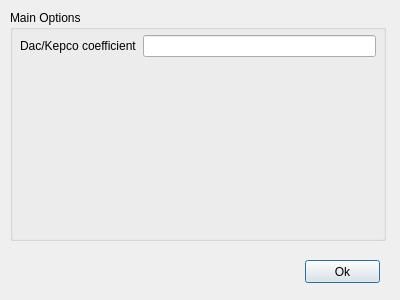
<?xml version="1.0" encoding="UTF-8"?>
<ui version="4.0">
 <class>SUiCpDaqFieldOneAxisOptions</class>
 <widget class="QDialog" name="SUiCpDaqFieldOneAxisOptions">
  <property name="geometry">
   <rect>
    <x>0</x>
    <y>0</y>
    <width>400</width>
    <height>300</height>
   </rect>
  </property>
  <property name="sizePolicy">
   <sizepolicy hsizetype="Fixed" vsizetype="Fixed">
    <horstretch>0</horstretch>
    <verstretch>0</verstretch>
   </sizepolicy>
  </property>
  <property name="windowTitle">
   <string>Daq Field One Axis Options </string>
  </property>
  <widget class="QPushButton" name="cmdOk">
   <property name="geometry">
    <rect>
     <x>305</x>
     <y>260</y>
     <width>75</width>
     <height>23</height>
    </rect>
   </property>
   <property name="text">
    <string>Ok</string>
   </property>
   <property name="default">
    <bool>true</bool>
   </property>
  </widget>
  <widget class="QGroupBox" name="groupBox">
   <property name="geometry">
    <rect>
     <x>10</x>
     <y>10</y>
     <width>376</width>
     <height>231</height>
    </rect>
   </property>
   <property name="title">
    <string>Main Options</string>
   </property>
   <widget class="QWidget" name="gridLayoutWidget">
    <property name="geometry">
     <rect>
      <x>10</x>
      <y>25</y>
      <width>356</width>
      <height>196</height>
     </rect>
    </property>
    <layout class="QGridLayout" name="gridLayout">
     <item row="0" column="1">
      <widget class="QLineEdit" name="txtCoeff">
       <property name="toolTip">
        <string>You can put a simple java script expression that give a number.</string>
       </property>
      </widget>
     </item>
     <item row="0" column="0">
      <widget class="QLabel" name="label">
       <property name="toolTip">
        <string notr="true">for a kepco -12/+12 le coeficient is 10/12</string>
       </property>
       <property name="text">
        <string notr="true">Dac/Kepco coefficient</string>
       </property>
      </widget>
     </item>
     <item row="1" column="0">
      <spacer name="verticalSpacer">
       <property name="orientation">
        <enum>Qt::Vertical</enum>
       </property>
       <property name="sizeHint" stdset="0">
        <size>
         <width>20</width>
         <height>40</height>
        </size>
       </property>
      </spacer>
     </item>
    </layout>
   </widget>
  </widget>
 </widget>
 <resources/>
 <connections/>
</ui>
